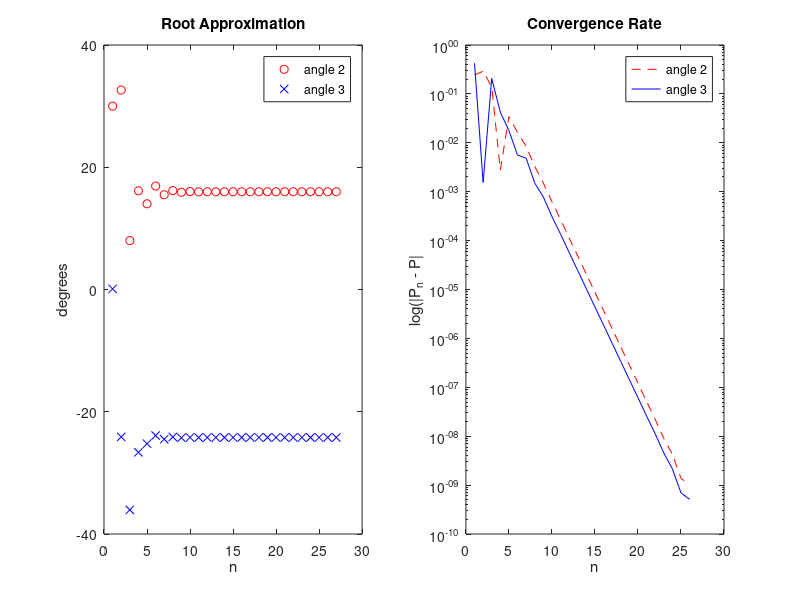

This chart was generated by the following MATLAB code:
% Matt McFarland
% ENGS 91, Lab 2
% Question 3

function [  ] = lab2_q3(  )
    close all; clear all;
    
    maxlen = 50;
    threshold = 10e-10;
    
    angles = zeros(maxlen,2);
    dif = zeros(maxlen,2);
    delta = zeros(maxlen,2);
    convergence = zeros(maxlen,2);
    
    angles(1,:) = [30,.1];
    angles(1,:) = angles(1,:) .* pi / 180;   % turn into radians
    dif(1,:) = [1,1];
    i = 1;
    while (i<maxlen && (dif(i,1) > threshold && dif(i,2) > threshold))
        angles(i+1,:) = angles(i,:) - (J_inverse(angles(i,1),angles(i,2)) * F(angles(i,1),angles(i,2)))';
        i = i + 1;
        dif(i,:) = abs(angles(i,:) - angles(i-1,:));
    end

    for x = 2:i
        delta(x,1) = abs(angles(x,1) - angles(x-1,1));
        delta(x,2) = abs(angles(x,2) - angles(x-1,2));
    end

    theta2_root = angles(i,1);
    theta3_root = angles(i,2);
    for y = 1:i
        convergence(y,1) = abs(angles(y,1)-theta2_root);
        convergence(y,2) = abs(angles(y,2)-theta3_root);
    end
    
    figure(1)
    subplot(1,2,1)
    plot(1:i,angles(1:i,1)*180/(pi),'or', 1:i,angles(1:i,2)*180/(pi),'xb')
    legend('angle 2','angle 3')
    xlabel('n')
    ylabel('degrees')
    title('Root Approximation')
    
    subplot(1,2,2)
    semilogy(1:i,convergence(1:i,1),'--r', 1:i,convergence(1:i,2),'b')
    legend('angle 2','angle 3')
    ylabel('log(|P_n - P|')
    xlabel('n')
    title('Convergence Rate')
    
    str1 = ['Theta 2 is ', num2str(angles(i-1,1) * 180/pi)];
    disp(str1);
    
    str2 = ['Theta 3 is ', num2str(angles(i-1,2) * 180/pi)];
    disp(str2);
    
    F(angles(i-1,1),angles(i-1,2));
    
    iterations = ['Iterations: ',num2str(i)];
    disp(iterations);
end

% Takes radian arguments
function f1 = F(angle_2, angle_3) 
    a2_rad = angle_2;
    a3_rad = angle_3;
    
    r1 = 10;
    r2 = 6;
    r3 = 8;
    r4 = 4;

    angle_4 = 220;
    a4_rad = angle_4 * pi/180;  %radians

    f1(1,1) = r2*cos(a2_rad) + r3*cos(a3_rad) + r4*cos(a4_rad) - r1;
    f1(2,1) = r2*sin(a2_rad) + r3*sin(a2_rad) + r2*sin(a4_rad);
end

% Takes radian arguments
function out = J_inverse(angle_2, angle_3)
    out = zeros(2);

    r2 = 6;
    r3 = 8;

    a2 = angle_2; 
    a3 = angle_3;
    
    determinant = 1 / (r3*sin(a3)*r2*cos(a2) - r2*sin(a2)*r3*cos(a3));
    
    out(1,1) = r3*cos(a3) * determinant;
    out(1,2) = r3*sin(a3) * determinant;
    out(2,1) = -r2*cos(a2) * determinant;
    out(2,2) = -r2*sin(a2) * determinant;
end

    
